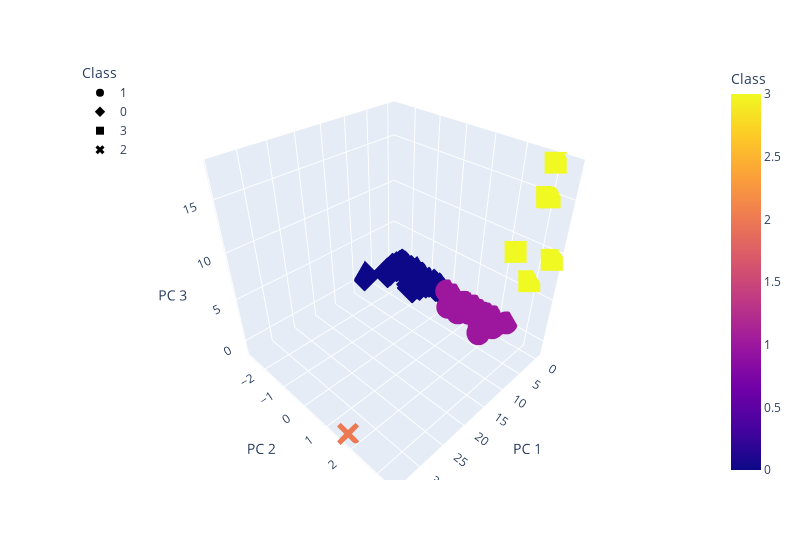

The notebook cell this image was saved under:
### Markdown cell above
### Deliverable 4: Visualizing Cryptocurrencies Results

#### 3D-Scatter with Clusters

### Code cell
# Creating a 3D-Scatter with the PCA data and the clusters
fig = px.scatter_3d(
    clustered_df,
    x='PC 1',
    y='PC 2',
    z='PC 3',
    color = "Class",
    symbol = "Class",
    width =800,
    hover_name="CoinName",
    hover_data={"Algorithm"},
    
)
fig.update_layout(legend=dict(x=0,y=1))
fig.show()

### Figure 1 — Plotly figure (JSON) as saved in the notebook; plotly's stock layout.template omitted (floating-point values rounded to 4 significant figures; data arrays with more than 128 entries replaced by an {"elided": "..."} marker saying what was removed)
{"data": [{"customdata": {"elided": "287x1 str values"}, "hovertemplate": "<b>%{hovertext}</b><br><br>Class=%{marker.color}<br>PC 1=%{x}<br>PC 2=%{y}<br>PC 3=%{z}<br>Algorithm=%{customdata[0]}<extra></extra>", "hovertext": {"elided": "287 str values"}, "legendgroup": "1", "marker": {"color": {"elided": "287 int values"}, "coloraxis": "coloraxis", "symbol": "circle"}, "mode": "markers", "name": "1", "scene": "scene", "showlegend": true, "type": "scatter3d", "x": {"elided": "287 float values"}, "y": {"elided": "287 float values"}, "z": {"elided": "287 float values"}}, {"customdata": {"elided": "238x1 str values"}, "hovertemplate": "<b>%{hovertext}</b><br><br>Class=%{marker.color}<br>PC 1=%{x}<br>PC 2=%{y}<br>PC 3=%{z}<br>Algorithm=%{customdata[0]}<extra></extra>", "hovertext": {"elided": "238 str values"}, "legendgroup": "0", "marker": {"color": {"elided": "238 int values"}, "coloraxis": "coloraxis", "symbol": "diamond"}, "mode": "markers", "name": "0", "scene": "scene", "showlegend": true, "type": "scatter3d", "x": {"elided": "238 float values"}, "y": {"elided": "238 float values"}, "z": {"elided": "238 float values"}}, {"customdata": [["VeChainThor Authority"], ["Proof-of-BibleHash"], ["SHA-256 + Hive"], ["Proof-of-Authority"], ["ECC 256K1"], ["Leased POS"]], "hovertemplate": "<b>%{hovertext}</b><br><br>Class=%{marker.color}<br>PC 1=%{x}<br>PC 2=%{y}<br>PC 3=%{z}<br>Algorithm=%{customdata[0]}<extra></extra>", "hovertext": ["Vechain", "BiblePay", "LitecoinCash", "Poa Network", "Acute Angle Cloud", "Waves"], "legendgroup": "3", "marker": {"color": [3, 3, 3, 3, 3, 3], "coloraxis": "coloraxis", "symbol": "square"}, "mode": "markers", "name": "3", "scene": "scene", "showlegend": true, "type": "scatter3d", "x": [4.411, -0.2366, -0.453, -0.4419, -0.3519, -0.2388], "y": [2.75, 2.984, 2.915, 2.865, 2.993, 3.423], "z": [10.47, 17.77, 14.74, 6.242, 14.8, 9.443]}, {"customdata": [["TRC10"]], "hovertemplate": "<b>%{hovertext}</b><br><br>Class=%{marker.color}<br>PC 1=%{x}<br>PC 2=%{y}<br>PC 3=%{z}<br>Algorithm=%{customdata[0]}<extra></extra>", "hovertext": ["BitTorrent"], "legendgroup": "2", "marker": {"color": [2], "coloraxis": "coloraxis", "symbol": "x"}, "mode": "markers", "name": "2", "scene": "scene", "showlegend": true, "type": "scatter3d", "x": [34.05], "y": [1.699], "z": [-1.173]}], "layout": {"coloraxis": {"colorbar": {"title": {"text": "Class"}}, "colorscale": [[0, "#0d0887"], [0.1111, "#46039f"], [0.2222, "#7201a8"], [0.3333, "#9c179e"], [0.4444, "#bd3786"], [0.5556, "#d8576b"], [0.6667, "#ed7953"], [0.7778, "#fb9f3a"], [0.8889, "#fdca26"], [1, "#f0f921"]]}, "legend": {"title": {"text": "Class"}, "tracegroupgap": 0, "x": 0, "y": 1}, "margin": {"t": 60}, "scene": {"domain": {"x": [0, 1], "y": [0, 1]}, "xaxis": {"title": {"text": "PC 1"}}, "yaxis": {"title": {"text": "PC 2"}}, "zaxis": {"title": {"text": "PC 3"}}}, "width": 800}}
